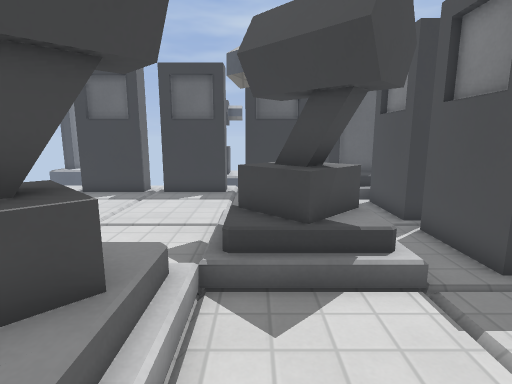
View 1 (above)

14 first-person views from a walk through a Godot game level. The camera is 1.3 m above the floor, tilts 10° down and sees 80° across. The floor is counted in squares, 0.5 m on a side. Each view is taken from the middle of a square. On the plan, view 1 faces up. The plan holds only what a view shows up to about 20 squares ahead; the rest is blank. The place goes on beyond the plan. Surface patterns are stand-ins for the level's own textures.

View 2
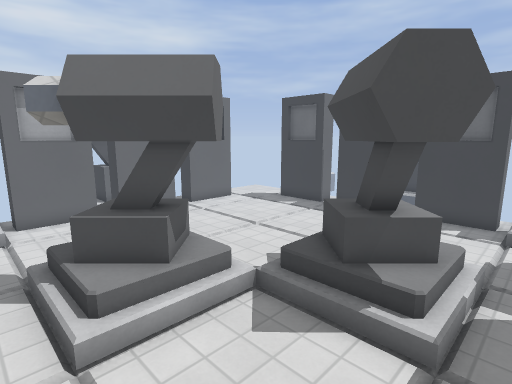

View 3
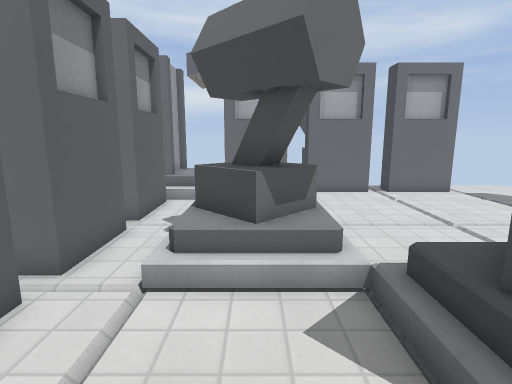

View 4
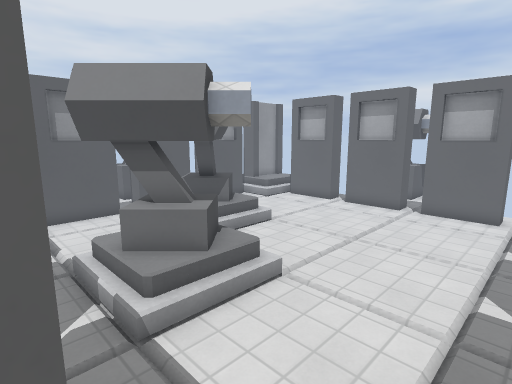

View 5
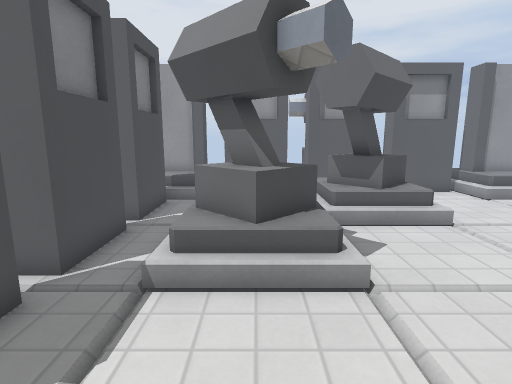

View 6
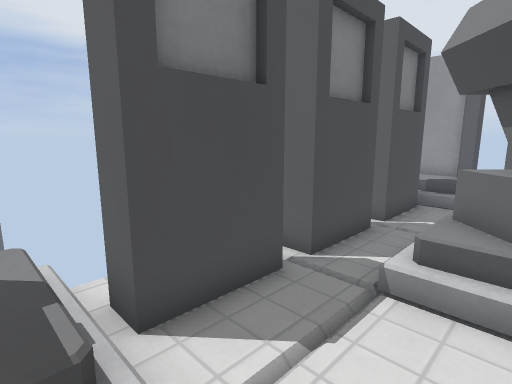

View 7
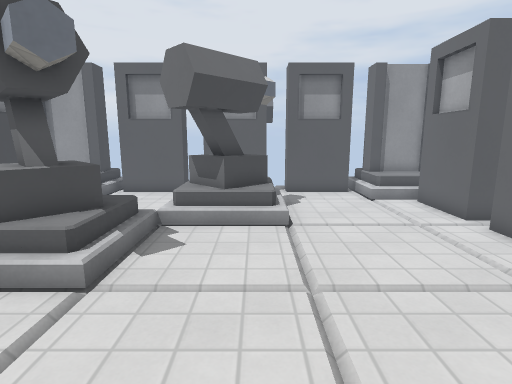

View 8
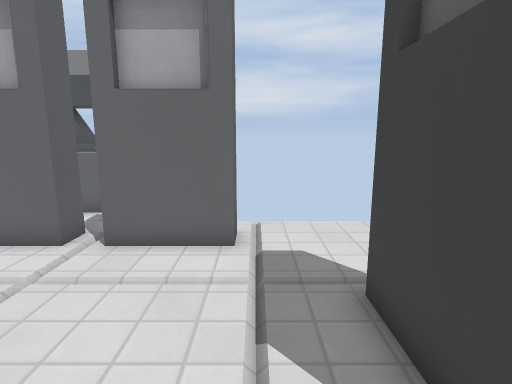

View 9
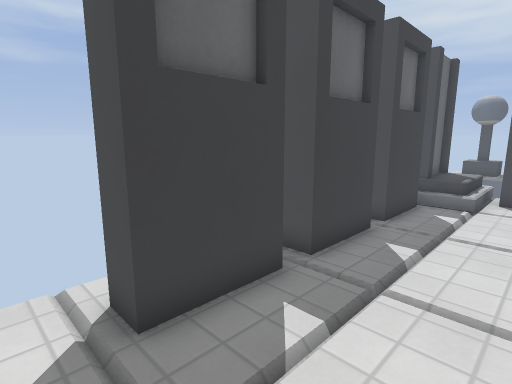

View 10
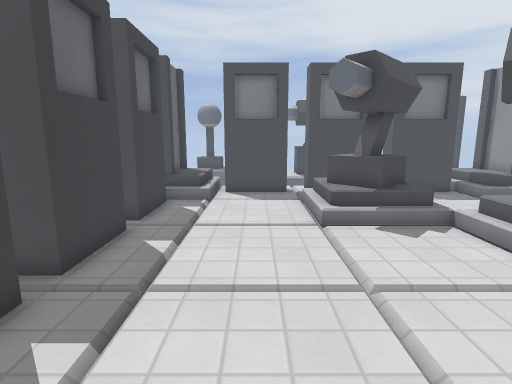

View 11
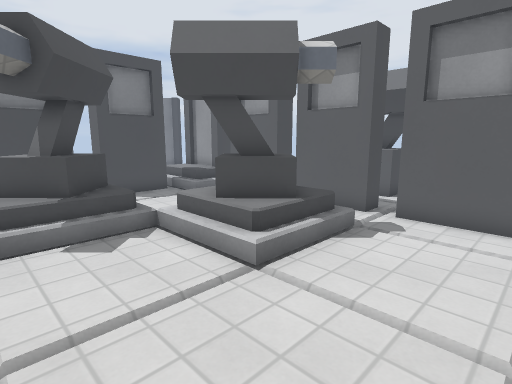

View 12
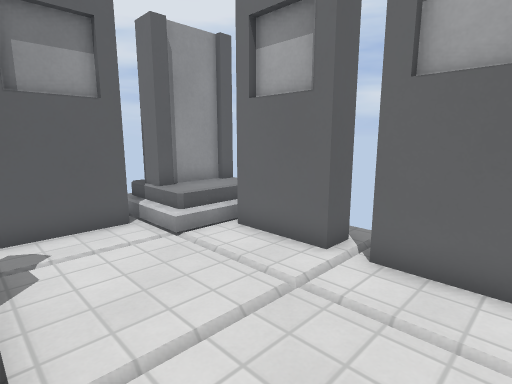

View 13
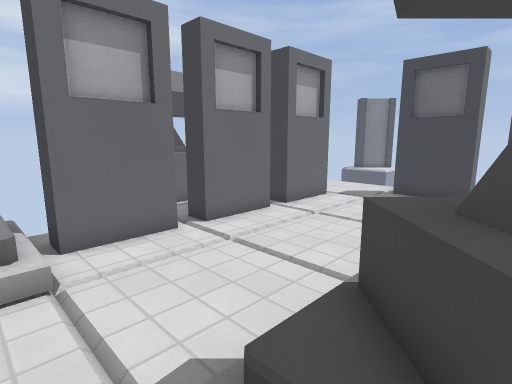

View 14
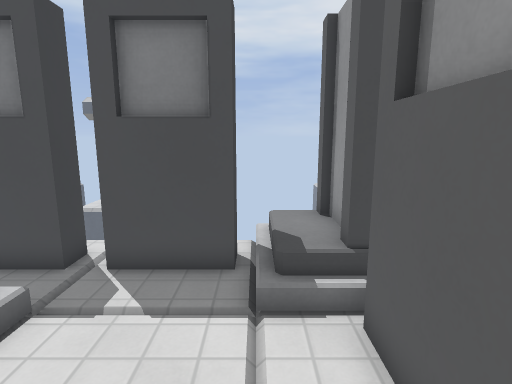

### Floor plan
Key: @ floor where view 1 was taken; # wall or solid block; . main floor; : floor 0.5 m higher than the main floor; / step, stairs or slope; = window, fence, low wall or low ledge.
Columns run from 13 left of view 1 to 7 right of it. Each row starts with its distance up from view 1.
 16  ....#
 15  ....################
 14  .............../:::
 13  ...............////
 12  ##...............##
 11   #...............#
 10   #...............#
  9   #........./////.#
  8   #........./#=#/.#
  7   #........./=##/.#
  6   #........./###/.#
  5   #...../////////.#
  4   #...../###/.....#
  3   #...../=##/.....#
  2  ##...../#=#/.....##
  1  ////.../////...////
  0  :::/........@../:::
 -1 #####################

Where each view was taken, in squares from view 1:
view 1: 0 up, 0 right, facing up
view 2: 0 up, 4 right, facing up-left
view 3: 3 up, 4 right, facing left
view 4: 14 up, 5 right, facing down-left
view 5: 14 up, 1 right, facing down
view 6: 14 up, 1 right, facing down-right
view 7: 14 up, 4 left, facing down
view 8: 13 up, 4 left, facing left
view 9: 11 up, 10 left, facing up-right
view 10: 11 up, 10 left, facing right
view 11: 9 up, 9 left, facing down-right
view 12: 8 up, 5 left, facing down-left
view 13: 0 up, 3 left, facing up-left
view 14: 1 up, 2 left, facing right
